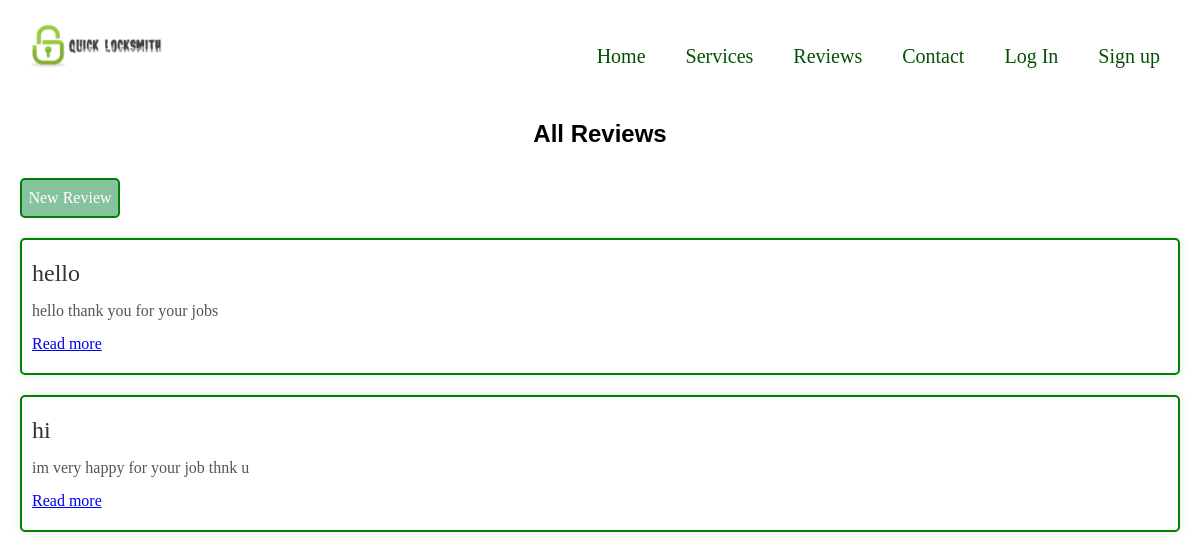
The app's page /reviews with its own data.
### main/models.py (models this page shows, shortened)
class Review(models.Model):
    title = models.CharField(max_length=200)
    content = models.TextField()
    author = models.ForeignKey(User, on_delete=models.CASCADE)
    created_at = models.DateTimeField(auto_now_add=True)

### main/views.py (the view)
# urls.py: path('reviews', views.reviews, name='reviews'),
def reviews(request):
    reviews = Review.objects.all()
    return render(request, 'main/reviews.html', {'reviews': reviews})

### main/templates/main/reviews.html (shortened to what this page needs)
{% load static %}
<!DOCTYPE html>
<html lang="en">
<head>
    <link rel="stylesheet" href="{% static 'main/css/index.css' %}">
</head>
<body>
    <div class="container">
        <div class="header">
            <nav class="nav-bar">
                <div class="logo">
                    <a href="{% url 'home' %}"><img src="{% static 'main/images/LOGO.PNG' %}" alt="QUICK LOCKSMITH"></a>
                </div>
            </nav>
             <div class="lis">
                <li class="list"><a href="{% url 'home' %}">Home</a></li>
                <li class="list"><a href="{% url 'services' %}">Services</a></li>
                <li class="list"><a href="{% url 'reviews' %}">Reviews</a></li>
                <li class="list"><a href="{% url 'location' %}">Contact</a></li>
                 <li class="list" id="Lo"><a href="{% url 'login' %}">Log In</a></li>
                 {% if request.user.is_authenticated %}
                 <style>
                    #Lo {
                        display: none;
                    }
                </style>
                  <div class="logged-user">
                          <div class="fl-left">
                              <span>Hello</span>
                              <p class="hello-user">{{ user }}</p>
                          </div>
                         <form class="logout" method="post" action="{% url 'logout' %}">
                            {% csrf_token %}
                            <button class="out" type="submit">Logout --></button>
                         </form>
                  </div>
                 {% else %}
                 <li class="list"><a href="{% url 'sign_up' %}">Sign up</a></li>
                {% endif %}
            </div>
        </div>
    </div>
  <div class="container">
        <h2 class="reviews">All Reviews</h2>
        <div class="btnR">
            <a class="btn-rew" href="{% url 'add_review' %}">New Review</a>
        </div>
        {% for review in reviews %}
        <div class="review">
            <div class="review-title">{{ review.title }}</div>
            <div class="review-content">{{ review.content }}</div>
            <a href="{% url 'review_detail' review.pk %}">Read more</a>
        </div>
        {% endfor %}
  </div>
</body>
</html>

### main/static/main/css/index.css (style rules this page uses)
body { overflow-x: hidden; }
* { box-sizing: border-box; margin: 0; padding: 0; }
.container { padding: 20px; }
.logo { width: 150px; height: 30px; }
.logo img { width: 100%; }
li { display: flex; }
li a { text-decoration: none; color: white; margin-top: 15px; color: rgb(0 255 147); }
.nav-bar { display: flex; justify-content: space-between; }
.lis { display: none; position: absolute; right: 40px; }
.reviews { text-align: center; font-family: Arial; }
.review { background-color: white; padding: 20px; margin-bottom: 20px; border-radius: 5px; box-shadow: 0 0 10px rgba(0, 0, 0, 0.1); }
.review-title { font-size: 24px; color: #333; margin-bottom: 10px; }
.review-content { color: #555; }
.btn-rew { text-decoration: none; color: white; }
.btnR { border: 2px solid green; background: #86c29e; width: 100px; height: 40px; border-radius: 5px; display: flex; align-items: center; justify-content: center; margin-top: 30px; }
.review > * { margin-bottom:15px; }
.review { border: 2px solid green; padding: 20px 10px; }
.btnR { margin-bottom: 20px; }
@media screen and (min-width: 1024px) { .nav-bar { margin-bottom: 30px; } }
@media screen and (min-width: 1024px) { .lis { display: flex; margin-top: -50px; font-size: 20px; } }
@media screen and (min-width: 1024px) { .list { margin-left: 40px; } }
@media screen and (min-width: 1024px) { .lis a { color: rgb(5, 80, 5); } }

### records on screen
Review: title "hello", content "hello thank you for your jobs"
Review: title "hi", content "im very happy for your job thnk u"
